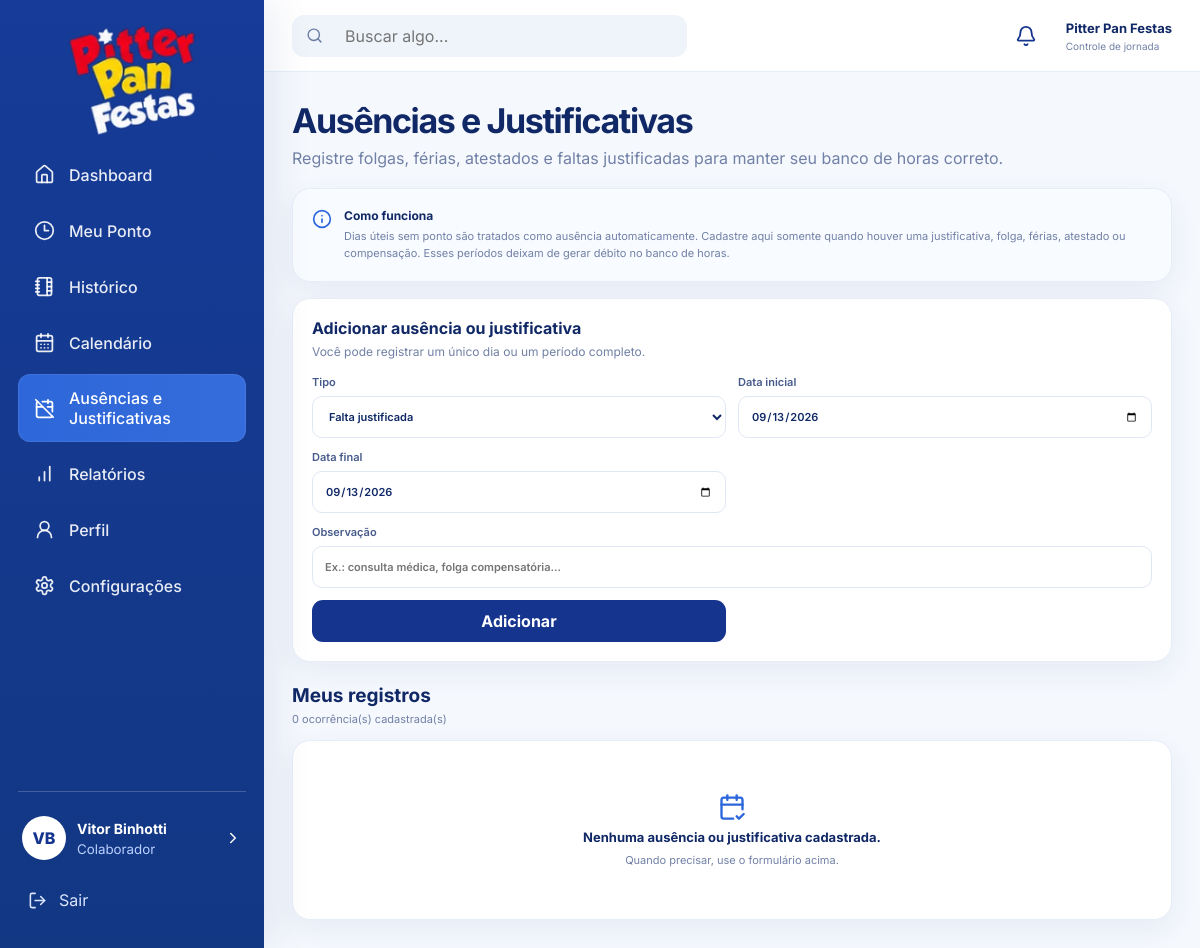
Screenshot of /public/?route=absences (signed in) with the database file from the repository.
### tables this page shows
CREATE TABLE users (
    id BIGINT UNSIGNED AUTO_INCREMENT PRIMARY KEY,
    name VARCHAR(120) NOT NULL,
    email VARCHAR(160) NOT NULL UNIQUE,
    password VARCHAR(255) NOT NULL,
    role ENUM('admin', 'employee') NOT NULL DEFAULT 'employee',
    salary DECIMAL(10,2) NULL,
    daily_minutes SMALLINT UNSIGNED NOT NULL DEFAULT 528 COMMENT '8h48 = 528 minutos',
    monthly_hours SMALLINT UNSIGNED NOT NULL DEFAULT 220,
    workday_start TIME NOT NULL DEFAULT '08:00:00',
    workday_end TIME NOT NULL DEFAULT '17:48:00',
    lunch_start_time TIME NOT NULL DEFAULT '12:00:00',
    lunch_minutes SMALLINT UNSIGNED NOT NULL DEFAULT 60,
    theme ENUM('light', 'dark') NOT NULL DEFAULT 'light',
    notifications_enabled TINYINT(1) NOT NULL DEFAULT 1,
    browser_notifications TINYINT(1) NOT NULL DEFAULT 0,
    notification_before_minutes SMALLINT UNSIGNED NOT NULL DEFAULT 10,
    notification_after_minutes SMALLINT UNSIGNED NOT NULL DEFAULT 5,
    notify_entry_enabled TINYINT(1) NOT NULL DEFAULT 1,
    notify_lunch_start_enabled TINYINT(1) NOT NULL DEFAULT 1,
    notify_lunch_return_enabled TINYINT(1) NOT NULL DEFAULT 1,
    notify_clock_out_enabled TINYINT(1) NOT NULL DEFAULT 1,
    avatar_path VARCHAR(255) NULL,
    is_active TINYINT(1) NOT NULL DEFAULT 1,
    created_at TIMESTAMP NOT NULL DEFAULT CURRENT_TIMESTAMP,
    updated_at TIMESTAMP NOT NULL DEFAULT CURRENT_TIMESTAMP ON UPDATE CURRENT_TIMESTAMP
);

### app/Controllers/Controller.php (called while the page is built, shortened)
<?php
class Controller
{
    protected function view(string $view, array $data = []): void
    {
        if (authUser()) {
            $freshUser = (new User())->find((int)authUser()['id']);
            if ($freshUser) {
                $data['user'] ??= $freshUser;
                $data['smartNotifications'] ??= (new NotificationService())
                    ->forUser($freshUser);
            }
        }
        extract($data, EXTR_SKIP);
        require BASE_PATH . '/app/Views/layouts/app.php';
    }
}

### app/Controllers/AbsenceController.php (called while the page is built, shortened)
<?php
class AbsenceController extends Controller
{
    public function index(): void
    {
        $userId = (int) authUser()['id'];
        $user = (new User())->find($userId);
        $this->view('absences/index', [
            'title' => 'Ausências e Justificativas',
            'active' => 'absences',
            'user' => $user,
            'items' => (new DayOff())->allForUser($userId),
            'success' => flash('success'),
            'error' => flash('error'),
        ]);
    }
}

### public/index.php (called while the page is built, shortened)
<?php
require dirname(__DIR__) . '/bootstrap.php';
$routes = require BASE_PATH . '/routes/web.php';
$method = strtoupper($_SERVER['REQUEST_METHOD'] ?? 'GET');
$route = trim((string)($_GET['route'] ?? ''), '/');
$handler = $routes[$method][$route] ?? null;
[$controllerClass, $action] = $handler;
$controller = new $controllerClass();
$controller->{$action}();

### config/app.php (called while the page is built, shortened)
<?php
function config(string $key, mixed $default = null): mixed
{
    $segments = explode('.', $key);
    $value = $GLOBALS['config'];
    foreach ($segments as $segment) {
        $value = $value[$segment];
    }
    return $value;
}
function url(string $route = ''): string
{
    $base = config('app.url', '');
    return $route === '' ? $base : $base . '/?route=' . ltrim($route, '/');
}
function asset(string $path): string
{
    return config('app.url', '') . '/assets/' . ltrim($path, '/');
}
function e(?string $value): string
{
    return htmlspecialchars((string)$value, ENT_QUOTES, 'UTF-8');
}
function authUser(): ?array
{
    return $_SESSION['user'] ?? null;
}

### app/Models/User.php (called while the page is built, shortened)
<?php
class User
{
    private PDO $db;
    public function __construct()
    {
        $this->db = require BASE_PATH . '/config/database.php';
    }
    public function find(int $id): ?array
    {
        $stmt = $this->db->prepare(
            'SELECT * FROM users WHERE id = :id LIMIT 1'
        );
        $stmt->execute(['id' => $id]);
        return $stmt->fetch() ?: null;
    }
}

### config/database.php (called while the page is built, shortened)
<?php
return (function (): \PDO {
    static $pdo = null;
    if ($pdo instanceof \PDO) {
        return $pdo;
    }
    $dsn = sprintf(
        'mysql:host=%s;port=%s;dbname=%s;charset=utf8mb4',
        config('database.host'),
        config('database.port'),
        config('database.database')
    );
    try {
        $pdo = new \PDO(
            $dsn,
            (string) config('database.username'),
            (string) config('database.password'),
            [
                \PDO::ATTR_ERRMODE => \PDO::ERRMODE_EXCEPTION,
                \PDO::ATTR_DEFAULT_FETCH_MODE => \PDO::FETCH_ASSOC,
                \PDO::ATTR_EMULATE_PREPARES => false,
            ]
        );
    } catch (\PDOException $exception) {
        http_response_code(500);
        exit(
            'Erro ao conectar com o banco de dados. ' .
            'Confira o arquivo .env e se o MySQL do XAMPP está ligado.' .
            '<br><small>' .
            e($exception->getMessage()) .
            '</small>'
        );
    }
    return $pdo;
})();

### bootstrap.php (called while the page is built, shortened)
<?php
require BASE_PATH . '/config/app.php';
spl_autoload_register(function (string $class): void {
    $prefix = 'App\\';
    $relative = substr($class, strlen($prefix));
    $file = BASE_PATH . '/app/' . str_replace('\\', '/', $relative) . '.php';
});

### app/Views/layouts/app.php (the view, shortened to what this page needs)
<?php
$currentUser = authUser();
$viewUser = $user ?? null;
$avatarPath = $viewUser['avatar_path'] ?? null;
$theme = $viewUser['theme'] ?? 'light';
$initials = '';
foreach (explode(' ', trim((string)($currentUser['name'] ?? 'U'))) as $part) {
    if ($part !== '') {
        $initials .= mb_strtoupper(mb_substr($part, 0, 1));
    }
    if (mb_strlen($initials) >= 2) {
        break;
    }
}
?>
<!DOCTYPE html>
<html lang="pt-BR">
<head>
    <link rel="stylesheet" href="<?= asset('css/app.css') ?>">
</head>
<body class="<?= $theme === 'dark' ? 'theme-dark' : 'theme-light' ?>">
<div class="app-shell">
    <aside class="sidebar" id="sidebar">
        <a href="<?= url('dashboard') ?>" class="brand">
            <img src="<?= asset('images/pitterpan-logo.png') ?>" alt="Pitter Pan Festas">
        </a>
        <nav class="nav-menu">
            <a class="nav-item <?= ($active ?? '') === 'dashboard' ? 'active' : '' ?>" href="<?= url('dashboard') ?>">
                <i data-lucide="house" class="nav-icon"></i><span>Dashboard</span>
            </a>
            <a class="nav-item <?= ($active ?? '') === 'point' ? 'active' : '' ?>" href="<?= url('dashboard') ?>#meu-ponto">
                <i data-lucide="clock-3" class="nav-icon"></i><span>Meu Ponto</span>
            </a>
            <a class="nav-item <?= ($active ?? '') === 'history' ? 'active' : '' ?>" href="<?= url('history') ?>">
                <i data-lucide="notebook-tabs" class="nav-icon"></i><span>Histórico</span>
            </a>
            <a class="nav-item <?= ($active ?? '') === 'calendar' ? 'active' : '' ?>" href="<?= url('calendar') ?>">
                <i data-lucide="calendar-days" class="nav-icon"></i><span>Calendário</span>
            </a>
            <a class="nav-item <?= ($active ?? '') === 'absences' ? 'active' : '' ?>" href="<?= url('absences') ?>">
                <i data-lucide="calendar-off" class="nav-icon"></i><span>Ausências e Justificativas</span>
            </a>
            <a class="nav-item <?= ($active ?? '') === 'reports' ? 'active' : '' ?>" href="<?= url('reports') ?>">
                <i data-lucide="chart-no-axes-column-increasing" class="nav-icon"></i><span>Relatórios</span>
            </a>
            <a class="nav-item <?= ($active ?? '') === 'profile' ? 'active' : '' ?>" href="<?= url('profile') ?>">
                <i data-lucide="user-round" class="nav-icon"></i><span>Perfil</span>
            </a>
            <a class="nav-item <?= ($active ?? '') === 'settings' ? 'active' : '' ?>" href="<?= url('settings') ?>">
                <i data-lucide="settings" class="nav-icon"></i><span>Configurações</span>
            </a>
        </nav>
        <div class="sidebar-footer">
            <a href="<?= url('profile') ?>" class="mini-profile">
                <?php if ($avatarPath): ?>
                    <img
                        src="<?= config('app.url') . '/' . e($avatarPath) ?>"
                        alt="Foto de perfil"
                        class="avatar avatar-image"
                    >
                <?php else: ?>
                    <span class="avatar"><?= e($initials ?: 'U') ?></span>
                <?php endif; ?>
                <span class="mini-profile-text">
                    <strong><?= e($currentUser['name'] ?? 'Usuário') ?></strong>
                    <small>Colaborador</small>
                </span>
                <i data-lucide="chevron-right" class="profile-chevron"></i>
            </a>
            <a class="logout-link" href="<?= url('logout') ?>">
                <i data-lucide="log-out"></i><span>Sair</span>
            </a>
        </div>
    </aside>
    <main class="main-content">
        <header class="topbar">
            <div class="search-box">
                <i data-lucide="search"></i>
                <input type="search" placeholder="Buscar algo..." aria-label="Buscar">
            </div>
            <div class="topbar-right">
                <div class="notification-center">
                    <button
                        class="icon-button notification-toggle"
                        type="button"
                        title="Notificações"
                        aria-label="Notificações"
                        aria-expanded="false"
                        data-notifications-enabled="<?= (int)($viewUser['notifications_enabled'] ?? 1) ?>"
                        data-browser-notifications-enabled="<?= (int)($viewUser['browser_notifications'] ?? 0) ?>"
                    >
                        <i data-lucide="bell"></i>
                    </button>
                </div>
                <div class="company-name">
                    <strong>Pitter Pan Festas</strong>
                    <small>Controle de jornada</small>
                </div>
            </div>
        </header>
        <section class="page-content">
            <?php require $viewFile; ?>
        </section>
    </main>
</div>
</body>
</html>

### app/Views/absences/index.php (shortened to what this page needs)
<?php
$createdDate = substr((string)($user['created_at'] ?? date('Y-m-d')), 0, 10);
?>
<div class="page-heading">
    <div>
        <h1>Ausências e Justificativas</h1>
        <p>Registre folgas, férias, atestados e faltas justificadas para manter seu banco de horas correto.</p>
    </div>
</div>
<section class="panel absence-info">
    <i data-lucide="info"></i>
    <div>
        <strong>Como funciona</strong>
        <p>
            Dias úteis sem ponto são tratados como ausência automaticamente.
            Cadastre aqui somente quando houver uma justificativa, folga, férias,
            atestado ou compensação. Esses períodos deixam de gerar débito no banco de horas.
        </p>
    </div>
</section>
<section class="panel absence-create-panel">
    <div class="panel-title-row">
        <div>
            <h3>Adicionar ausência ou justificativa</h3>
            <p>Você pode registrar um único dia ou um período completo.</p>
        </div>
    </div>
    <form method="POST" action="<?= url('absence-create') ?>" class="absence-create-form">
        <label>
            Tipo
            <select name="type" required>
                <option value="falta_justificada">Falta justificada</option>
            </select>
        </label>
        <label>
            Data inicial
            <input
                type="date"
                name="start_date"
                min="<?= e($createdDate) ?>"
                value="<?= date('Y-m-d') ?>"
                required
            >
        </label>
        <label>
            Data final
            <input
                type="date"
                name="end_date"
                min="<?= e($createdDate) ?>"
                value="<?= date('Y-m-d') ?>"
                required
            >
        </label>
        <label class="absence-note-field">
            Observação
            <input
                type="text"
                name="note"
                maxlength="255"
                placeholder="Ex.: consulta médica, folga compensatória..."
            >
        </label>
        <button class="primary-button compact absence-submit" type="submit">
            Adicionar
        </button>
    </form>
</section>
<section class="absence-list-section">
    <div class="absence-list-heading">
        <div>
            <h2>Meus registros</h2>
            <p><?= count($items) ?> ocorrência(s) cadastrada(s)</p>
        </div>
    </div>
    <?php if ($items === []): ?>
        <div class="panel empty-state absence-empty">
            <i data-lucide="calendar-check-2"></i>
            <strong>Nenhuma ausência ou justificativa cadastrada.</strong>
            <span>Quando precisar, use o formulário acima.</span>
        </div>
    <?php endif; ?>
</section>

### rows the page displays
users: name "Vitor Binhotti", start_date "09/13/2026", end_date "09/13/2026"

### other values shown
$initials ?: 'U' "VB"
count($items) "0"
